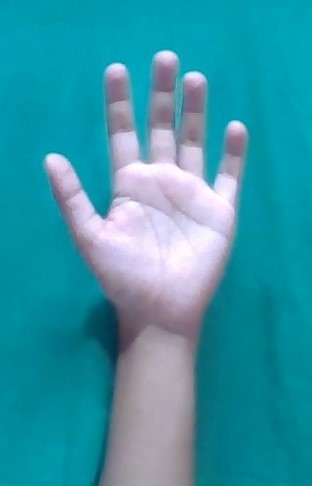
#> input picture Simulation/handOfJustice/hand_preprocess/webcam_1.jpg, 312 x 486 px
$ python 'skin contour.py'
#> lines starting #> are read from the running program, lines starting #| are printed output that depends on the picture; after the words box and inside, x2 and y2 are one past the last pixel; in counts of white or black regions, pixels touching at a corner belong together
import numpy as np
import cv2
# load the image
image = cv2.imread("webcam_1.jpg")
#> image is the input picture: shape (486, 312, 3); mean B, G, R 167.2, 149.2, 53.9
# skin color boundaries
lower = np.array([100,100,100])
upper = np.array([255,255,255])
#mask in the mentioned range
mask = cv2.inRange(image, lower, upper)
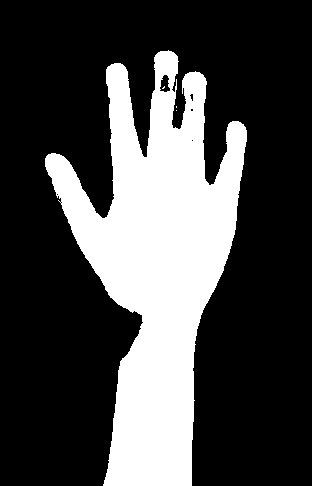
#> mask: shape (486, 312); 27.7% white; 4 white regions (3 under 20 px)
output = cv2.bitwise_and(image, image, mask=mask)
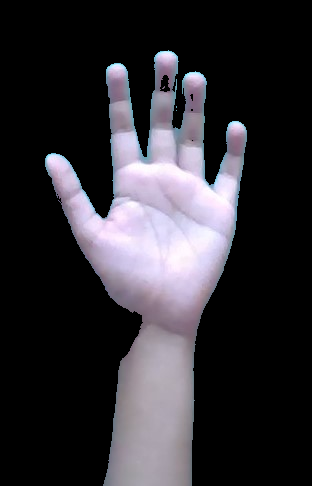
#> output: shape (486, 312, 3); mean B, G, R 52.9, 47.5, 49.8
ret,thresh = cv2.threshold(mask, 40, 255, 0)
contours,hierarchy = cv2.findContours(thresh, cv2.RETR_TREE, cv2.CHAIN_APPROX_NONE)
#> contours = 10 contours, 7 with area under 20; largest, box (x1, y1, x2, y2) and area: (45, 50, 247, 486) 41300, (159, 74, 171, 93) 139, (189, 93, 194, 102) 20
#for contours with outer boundaries only
hierarchy=hierarchy[0]
if len(contours) != 0:
    for c in zip(contours, hierarchy):
         currentContour = c[0]
         currentHierarchy = c[1]
         x,y,w,h = cv2.boundingRect(currentContour)
         if currentHierarchy[3] < 0:
            # these are the outermost parent components
            cv2.rectangle(output,(x,y),(x+w,y+h),(0,255,0),3)
            cv2.drawContours(output, currentContour, -1, 130, 3)
            crop_img = output[y:y+h, x:x+w]
#> this loop made 10 passes
#> (currentContour, currentHierarchy, x, y, w, h, crop_img) on pass 2: ([[176, 106], [176, 107]], [2, 0, -1, -1], 176, 106, 1, 2, [[130, 0, 0], [130, 0, 0]])
#> (currentHierarchy, x, y, w, h, crop_img) on pass 1: ([1, -1, -1, -1], 176, 110, 1, 1, [[130, 0, 0]])
#> pass 3, `crop_img = output[y:y+h, x:x+w]`:
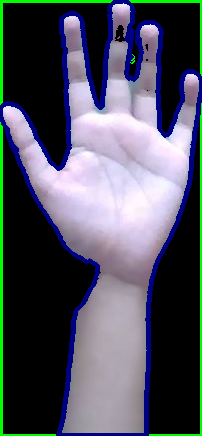
#> crop_img: shape (436, 202, 3); mean B, G, R 93.9, 82.1, 78.8
#> after the loop:
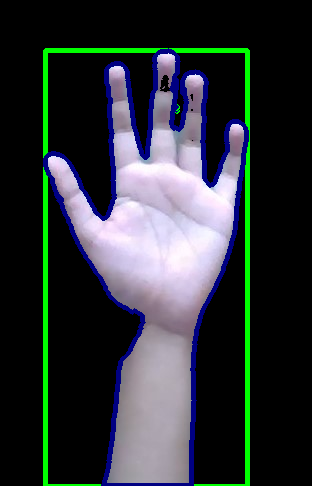
#> output: shape (486, 312, 3); 8.72% of pixels changed, all inside (x1, y1, x2, y2) = (43, 48, 250, 486)


# show the images
cv2.imshow("Cropped",crop_img)
cv2.imshow("im",image)
cv2.waitKey(0)
